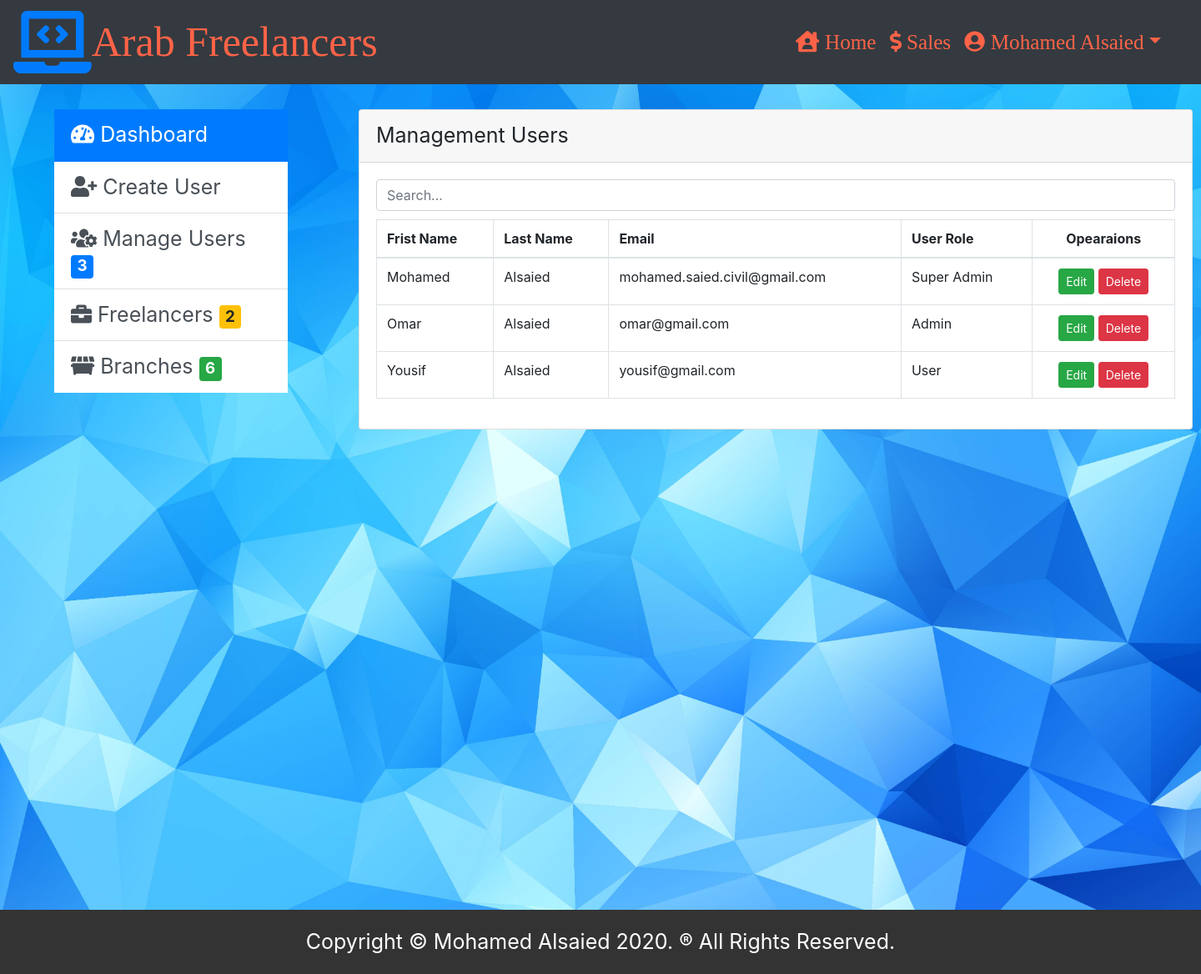
Page /admin/dashboard.php?page=manage_users (signed in) on the committed database.
### tables this page shows
CREATE TABLE `users` (
  `user_id` int(3) NOT NULL,
  `fristname` varchar(100) NOT NULL,
  `lastname` varchar(100) NOT NULL,
  `user_name` varchar(100) NOT NULL,
  `email` varchar(55) NOT NULL,
  `user_pass` varchar(30) NOT NULL,
  `role` int(3) NOT NULL
);

### admin/functions.php (called while the page is built, shortened)
</<?php
require('config.php');
function getTotals($tbl){
    global $connection;
    $sql="SELECT COUNT(*) as 'Total' FROM $tbl";
    $result= mysqli_query($connection,$sql);
    $count= mysqli_fetch_array($result);
    return $count['Total'];
}

### admin/manage_users.php (the view, shortened to what this page needs)
     <?php
        $sql = "SELECT * FROM users";
        $result= mysqli_query($connection,$sql);
        if(mysqli_num_rows($result) > 0){
     ?>
     <input type="text" class="form-control find" id="search" placeholder="Search..." autocomplete="off">
     <table class="table table-bordered">
         <thead>
             <tr>
                 <th>Frist Name</th>
                 <th>Last Name</th>
                 <th>Email</th>
                 <th>User Role</th>
                 <th class="text-center">Opearaions</th>
             </tr>
         </thead>
         <tbody>
            <?php
               while($users= mysqli_fetch_array($result)){
             ?>
             <tr>
                 <td><?= $users['fristname']?></td>
                 <td><?= $users['lastname']?></td>
                 <td><?= $users['email']?></td>
                 <td><?php if($users['role']==1){
                     echo 'Super Admin';
                 }elseif($users['role']==2){
                     echo 'Admin';
                 }else{
                     echo 'User';
                 };
                 ?></td>
                 <td class="text-center">
                     <a href="dashboard.php?page=edit&id=<?=$users['user_id'] ?>" class="btn btn-success btn-sm">Edit</a>
                     <a href="delete.php?id=<?= $users['user_id']?>" class="btn btn-danger btn-sm">Delete</a>
                 </td>
            </tr>
          <?php } ?>
         </tbody>
     </table>
<?php }else{
       getMessage('Table is no Users Data','red');
};
?>

### admin/includes/header.php (shortened to what this page needs)
<?php include ('functions.php')?>
<!DOCTYPE html>
<html>
<head>
    <link rel="stylesheet" href="css/bootstrap.css">
    <link rel="stylesheet" href="css/all.min.css">
    <link rel="stylesheet" href="css/style.css">
</head>
<body>

### admin/includes/navbar.php (shortened to what this page needs)
<div class="">
                <nav class="navbar navbar-expand-lg navbar-dark bg-dark">
                <i class="fas fa-laptop-code fa-3x text-primary"></i>  <a href="dashboard.php" class="navbar-brand">Arab Freelancers</a>
            <div class="collapse navbar-collapse" id="navbarSupportedContent">
                <ul class="navbar-nav mr-auto">
                    <li class="nav-item" id="nav">
                        <a class="nav-link" id="nav" href="dashboard.php"><span><i class="fas fa-house-user"></i> Home  </span></a>
                    </li>
                    <li class="nav-item" id="nav">
                        <a class="nav-link" id="nav" href="#"> <span> <i class="fas fa-dollar-sign"></i> Sales</span></a>
                    </li>
                    <li class="nav-item dropdown" id="nav" id="nav">
                        <a class="nav-link dropdown-toggle" href="#" id="nav" role="button" data-toggle="dropdown" aria-haspopup="true" aria-expanded="false"><i class="fas fa-user-circle"></i> <?= ucwords($_SESSION['frname'])?> <?= ucwords($_SESSION['lsname']);?></a>
                    </li>
                </ul>
            </div>
        </nav>
    </div>

### admin/dashboard.php (shortened to what this page needs)
<?php include('includes/header.php');?>
    <?php include('includes/navbar.php');
    ?>
    <div class="container">
        <div class="row">
            <div class="col-md-3">
                <?php
                  if (isset($_SESSION['role']) && $_SESSION['role'] ==1){
                       include ('includes/super-admin-sidebar.php');
                  }elseif (isset($_SESSION['role']) && $_SESSION['role'] ==2) {
                    include ('includes/admin-sidebar.php');
                  }elseif (isset($_SESSION['role']) && $_SESSION['role'] ==3) {
                    include ('includes/user-sidebar.php');
                  }else {
                  }
                ?>
           </div>
            <div class="col-md-9">
                   <div class="card" style="width: 1000px;">
                    <div class="card-header">
                        <?php
                           if(isset($_GET['page'])){
                               $url = $_GET['page'];
                               switch($url):
                                   case 'manage_users': echo 'Management Users';break;
                               endswitch;
                           }else{
                               echo 'Dashboard';
                           }
                        ?>
                    </div>
                    <div class="card-body">
                        <?php if(isset($_GET['page'])){
                            include($_GET['page']. '.php');
                        }else{
                            include ('home.php');
                        }
                        ?>
                    </div>
                </div>
            </div>
        </div>
    </div>
    <div class="footer">
        <span>Copyright &copy; Mohamed Alsaied 2020. &reg; All Rights Reserved.</span>
    </div>
    <?php include('includes/footer.php')?>

### admin/includes/super-admin-sidebar.php
<div class="list-group-flush" style="width: 280px;">
     <a href="dashboard.php?page=home" class="list-group-item list-group-item-action active"><i class="fas fa-tachometer-alt"></i> Dashboard</a>
     <a href="dashboard.php?page=create_user" class="list-group-item list-group-item-action"><i class="fas fa-user-plus"></i> Create User</a>
     <a href="dashboard.php?page=manage_users" class="list-group-item list-group-item-action"><i class="fas fa-users-cog"></i> Manage Users <span class="badge badge-primary"><?=getTotals('users')?></span></a>
     <a href="dashboard.php?page=freelancers" class="list-group-item list-group-item-action"><i class="fas fa-briefcase"></i> Freelancers <span class="badge badge-warning"><?=getTotals('freelanccers')?></span></a>
     <a href="dashboard.php?page=branches" class="list-group-item list-group-item-action"><i class="fas fa-dumpster"></i> Branches  <span class="badge badge-success">6</span></a>
 </div>

### admin/includes/footer.php (shortened to what this page needs)
</body>
</html>

### admin/css/style.css (style rules this page uses)
body { background-image: url(../images/bg.jpg); background-size: cover; font-size: 25px; }
.navbar-brand { color: tomato !important; font-size: 50px; font-family: 'Times New Roman'; }
.mr-auto { margin-left: 50%; font-size: 70px; }
#nav { color: tomato; padding: 0px 0px 0px -100px; }
.nav-link { color: #1B4F72; font-size: 36%; text-align: center; font-family: tahoma; }
.find { margin-bottom: 10px; margin-right: -17px; }
.container { margin: 30px 0px 0px 50px; }
.card { margin-left: 80px; }
.footer { background-color: #333; text-align: center; color: white; padding: 20px; margin: 40% 0px 0px 0px; font-size: 25px; }

### rows in the picture
users: fristname "Mohamed", lastname "Alsaied", email "mohamed.saied.civil@gmail.com", role "Super Admin"
users: fristname "Omar", lastname "Alsaied", email "omar@gmail.com", role "Admin"
users: fristname "Yousif", lastname "Alsaied", email "yousif@gmail.com", role "User"

### other values in the picture
$_SESSION['frname'] "Mohamed"
$_SESSION['lsname'] "Alsaied"
getTotals('users') "3"
getTotals('freelanccers') "2"
